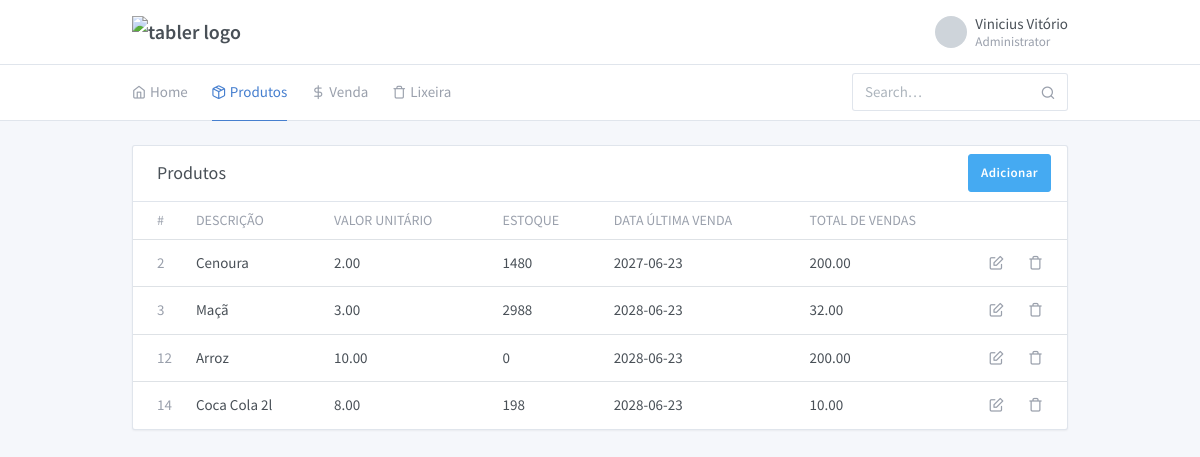
/produtos, run on the app's committed database.
### tables this page shows
CREATE TABLE `tbprodutos` (
  `PROID` int(11) NOT NULL,
  `PRODESCRICAO` varchar(255) DEFAULT NULL,
  `PROVALORUNI` decimal(10,2) DEFAULT NULL,
  `PROESTOQUE` int(11) DEFAULT NULL,
  `PRODATAVENDA` date DEFAULT NULL,
  `PROTOTVENDA` decimal(10,2) DEFAULT 0.00,
  `PROEXCLUIDO` tinyint(1) NOT NULL DEFAULT 0
);

### app/controller/ControllerProducts.php (called while the page is built, shortened)
<?php
class ControllerProducts
{
    public function render()
    {
        $modelProducts = new ModelProducts();
        $products = $modelProducts->Select();
        $title = 'Produtos';
        $content = ViewHeader::getHTMLHeader($title);
        $content .= ViewProducts::getHTMLProducts($products);
        return $content;
    }
}

### routes.php (called while the page is built, shortened)
<?php
function render($sPage)
{
    switch ($sPage) {
        case '/produtos':
            return (new App\Controller\ControllerProducts())->render();
    }
    return 'Página não encontrada!';
}

### app/model/ModelProducts.php (called while the page is built, shortened)
<?php
class ModelProducts extends ModelDefault
{
    protected function getTableName()
    {
        return 'TBPRODUTOS';
    }
}

### app/model/ModelDefault.php (called while the page is built, shortened)
<?php
abstract class ModelDefault
{
    function Select()
    {
        $connection = Connection::get();
        $SQL = 'SELECT * FROM ' . $this->getTableName()  . ' WHERE PROEXCLUIDO = 0';
        $result = mysqli_query($connection, $SQL);
        $data = [];
        while ($row = mysqli_fetch_assoc($result)) {
            $data[] = $row;
        }
        return $data;
    }
}

### app/view/ViewProducts.php (the view, shortened to what this page needs)
<?php
class ViewProducts
{
    public static function getHTMLProducts($products)
    {
        $html = "
        <div class='my-3 my-md-5'>
            <div class='container'>
                <div class='row row-cards row-deck'>
                    <div class='col-12'>
                        <div class='card'>
                            <div class='card-header'>
                                <h3 class='card-title'>Produtos</h3>
                                <div class='card-options'>
                                    <a href='./adicionar' class='btn btn-azure'>Adicionar</a>
                                </div>
                            </div>
                            <div class='table-responsive'>
                                <table class='table card-table table-vcenter text-nowrap'>
                                    <thead>
                                        <tr>
                                            <th class='w-1'>#</th>
                                            <th>Descrição</th>
                                            <th>Valor unitário</th>
                                            <th>Estoque</th>
                                            <th>Data última venda</th>
                                            <th>Total de vendas</th>
                                            <th class='w-1'></th>
                                            <th class='w-1'></th>
                                        </tr>
                                    </thead>
                                    <tbody>";
                                        foreach ($products as $product) {
            $html .= "
                                        <tr>
                                            <td><span class='text-muted'>" . $product['PROID'] . "</span></td>
                                            <td>" . $product['PRODESCRICAO'] . "</td>
                                            <td>" . $product['PROVALORUNI'] . "</td>
                                            <td>" . $product['PROESTOQUE'] . "</td>
                                            <td>" . $product['PRODATAVENDA'] . "</td>
                                            <td>" . $product['PROTOTVENDA'] . "</td>
                                            <td>
                                                <a class='icon' href='/editar?id=". $product['PROID'] ."'>
                                                    <i class='fe fe-edit'></i>
                                                </a>
                                            </td>
                                            <td>
                                                <a class='icon' href='/produtos/excluir?id=". $product['PROID'] ."'>
                                                    <i class='fe fe-trash'></i>
                                                </a>
                                            </td>
                                        </tr>";
                                        }
        $html .= "
                                    </tbody>
                                </table>
                            </div>
                        </div>
                    </div>
                </div>
            </div>
        </div>
        ";
        return $html;
    }
}

### data on the page
tbprodutos: PROID "2", PRODESCRICAO "Cenoura", PROVALORUNI "2.00", PROESTOQUE "1480", PRODATAVENDA "2027-06-23", PROTOTVENDA "200.00"
tbprodutos: PROID "3", PRODESCRICAO "Maçã", PROVALORUNI "3.00", PROESTOQUE "2988", PRODATAVENDA "2028-06-23", PROTOTVENDA "32.00"
tbprodutos: PROID "12", PRODESCRICAO "Arroz", PROVALORUNI "10.00", PROESTOQUE "0", PRODATAVENDA "2028-06-23", PROTOTVENDA "200.00"
tbprodutos: PROID "14", PRODESCRICAO "Coca Cola 2l", PROVALORUNI "8.00", PROESTOQUE "198", PRODATAVENDA "2028-06-23", PROTOTVENDA "10.00"
